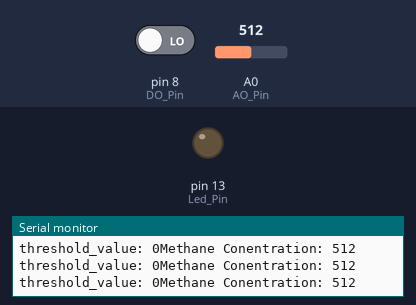
Simulated run of this sketch. Board: Arduino Uno, built with avr-gcc and run on an emulated ATmega328P. On the bench: output pins drawn as LEDs (lit = HIGH), the last lines printed to the serial monitor. Inputs (shaded band) come from the test bench; at power-on: pin 8 (DO_Pin) LOW, A0 (AO_Pin) = 512.

Above: at 1.2 s.
1.3 s: pin 8 (DO_Pin) driven HIGH
At 2.4 s:
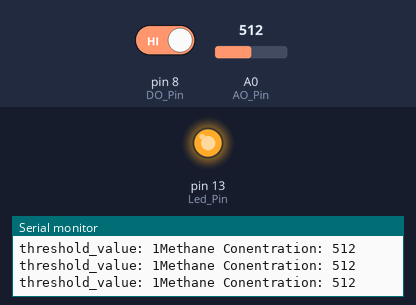
2.9 s: pin 8 (DO_Pin) driven LOW
At 4.0 s:
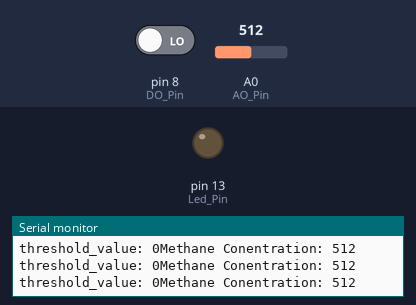
Timing chart, 0 to 5.9 s (numbered marks = the images above; inputs shaded):
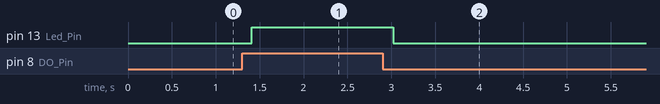

Measured:
- after the input at 1.3 s, pin 13 (Led_Pin): LOW → HIGH after 0.11 s
- after the input at 2.9 s, pin 13 (Led_Pin): HIGH → LOW after 0.12 s

The sketch:

arduino_mq4.ino
```cpp
const int AO_Pin=0; // Connect AO of MQ4 with Analog channel 0 pin (A0) of Arduino
const int DO_Pin=8; // Connect DO of MQ4 with Digital pin 8 (D8) of Arduino
const int Led_Pin=13; // Connect an LED with D13 pin of Arduino
int threshold_value; // A variable to store digital output of MQ4
int AO_Out; // stores analog output of MQ4 sensor

void setup() {
Serial.begin(115200);  // Initialize serial communictation with a baud rate of 115200
pinMode(DO_Pin, INPUT); // Configure D8 pin as a digital input pin
pinMode(Led_Pin, OUTPUT); //Configure D3 pin as a digital output pin
}

void loop()
{
AO_Out= analogRead(AO_Pin); // Take Analog output measurement sample from AO pin of MQ4 sensor
threshold_value= digitalRead(DO_Pin); //Read digital output of MQ4 sensor
Serial.print("Methane Conentration: ");
Serial.println(AO_Out);//prints the methane value
Serial.print("threshold_value: ");
Serial.print(threshold_value);//prints the threshold_value reached as either LOW or HIGH (above or underneath)
delay(100);
if (threshold_value== HIGH){
digitalWrite(Led_Pin, HIGH);//if threshold_value has been reached, LED turns on as status indicator
}
else{
digitalWrite(Led_Pin, LOW);//if threshold not reached, LED remains off
}
}
```
